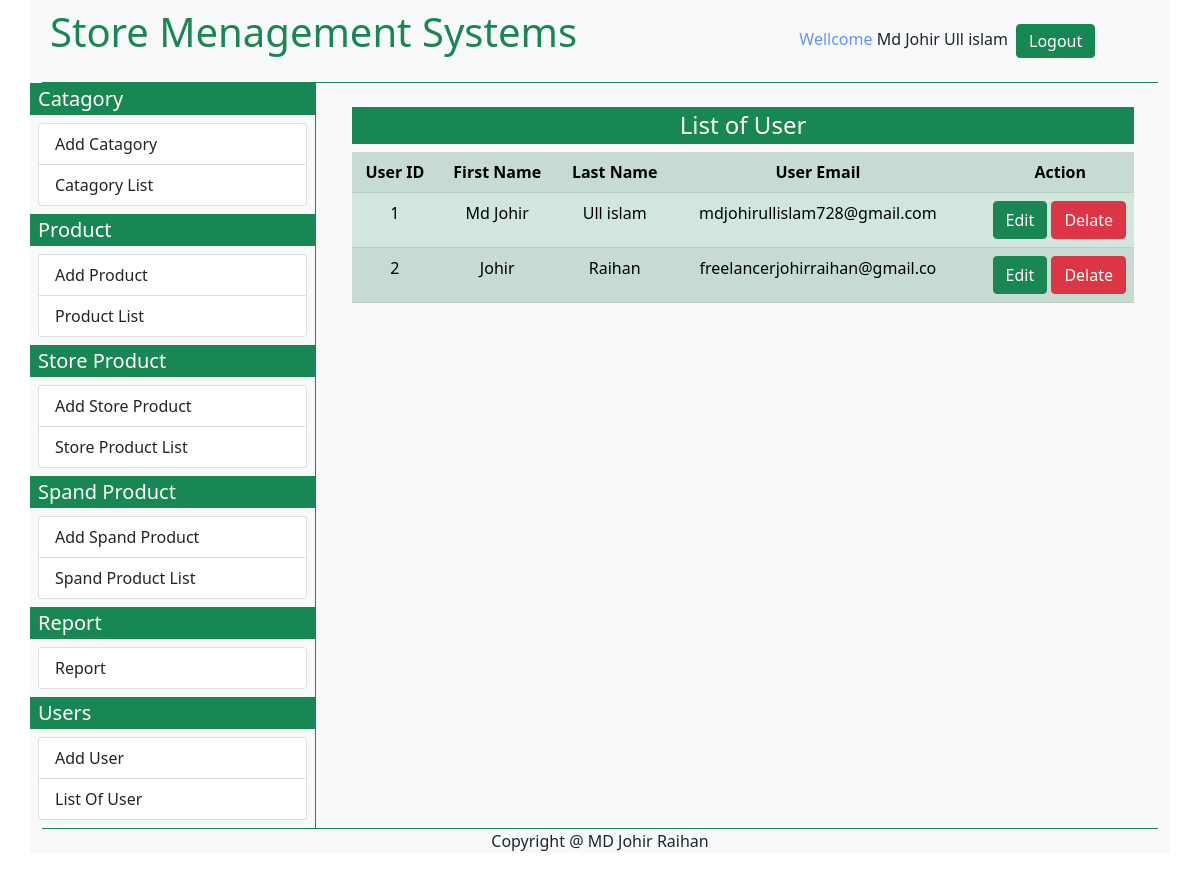
Screenshot of /StoreMS/list_of_users.php (signed in) with the database file from the repository.
### tables this page shows
CREATE TABLE `users` (
  `user_id` int(11) NOT NULL,
  `user_first_name` varchar(20) NOT NULL,
  `user_last_name` varchar(20) NOT NULL,
  `user_email` varchar(30) NOT NULL,
  `user_password` varchar(20) NOT NULL
);

### StoreMS/list_of_users.php (the view, shortened to what this page needs)
<?php
    require ('connection.php');
    $user_first_name= $_SESSION['user_first_name'];
    $user_last_name= $_SESSION['user_last_name'];
    if(!empty($user_first_name) && !empty($user_last_name)){
?>
<!DOCTYPE html>
<html lang="en">
<head>
    <link href="https://cdn.jsdelivr.net/npm/bootstrap@5.0.2/dist/css/bootstrap.min.css" rel="stylesheet">
    <link rel="stylesheet" href="https://cdnjs.cloudflare.com/ajax/libs/font-awesome/6.4.0/css/all.min.css">
</head>
<body>
<div class="container bg-light">
      <div class="container-fluied border-bottom border-success">
      <?php include('top_bar.php'); ?>
      </div>
      <div class="container-fluied">
        <div class="row bg-light">
          <div class="col-sm-3 p-0 m-0">
          <?php include('left_bar.php') ?>
          </div>
          <div class="col-sm-9 border-start border-success">
          <div class="container p-4">
          <h4 class="text-center bg-success text-white p-1">List of User</h4>
          <?php
    $sql= "SELECT * FROM users";
    $query =$conn ->query($sql);
    echo "<table class='table table-success table-striped table-hover'>
    <tr>
    <th class='text-center'>User ID</th>
     <th class='text-center'> First Name</th>
     <th class='text-center'> Last Name</th>
     <th class='text-center'>User Email</th>
     <th class='text-end px-5'>Action</th>
    ";
    while ( $data = mysqli_fetch_assoc($query)){
        $user_id =$data['user_id'];
        $user_first_name= $data['user_first_name'];
        $user_last_name= $data ['user_last_name'];
        $user_email= $data ['user_email'];
        echo " <tr>
            <td class='text-center'>$user_id</td>
            <td class='text-center'>$user_first_name</td>
            <td class='text-center'>$user_last_name</td>
            <td class='text-center'>$user_email</td>
            <td class='text-end'>
             <a href='edit_users.php? id=$user_id' class='btn btn-success'>Edit</a>
             <a href='edit_users.php? id=$user_id' class='btn btn-danger'>Delate</a>
            </td>
        </tr> ";
    }
    echo "</tr> </table>";
    ?>
          </div>
            </div>
            </div>
             </div>
                <div class="container-fluied border-top border-success">
                 <?php include('bottombar.php')?>
             </div>
    </div>
</body>
</html>
<?php
}
else{
    header('location:login.php');
}
?>

### rows the page displays
users: user_id "1", user_first_name "Md Johir", user_last_name "Ull islam", user_email "mdjohirullislam728@gmail.com"
users: user_id "2", user_first_name "Johir", user_last_name "Raihan", user_email "freelancerjohirraihan@gmail.co"

### other values shown
$user_first_name "Md Johir"
$user_last_name "Ull islam"
